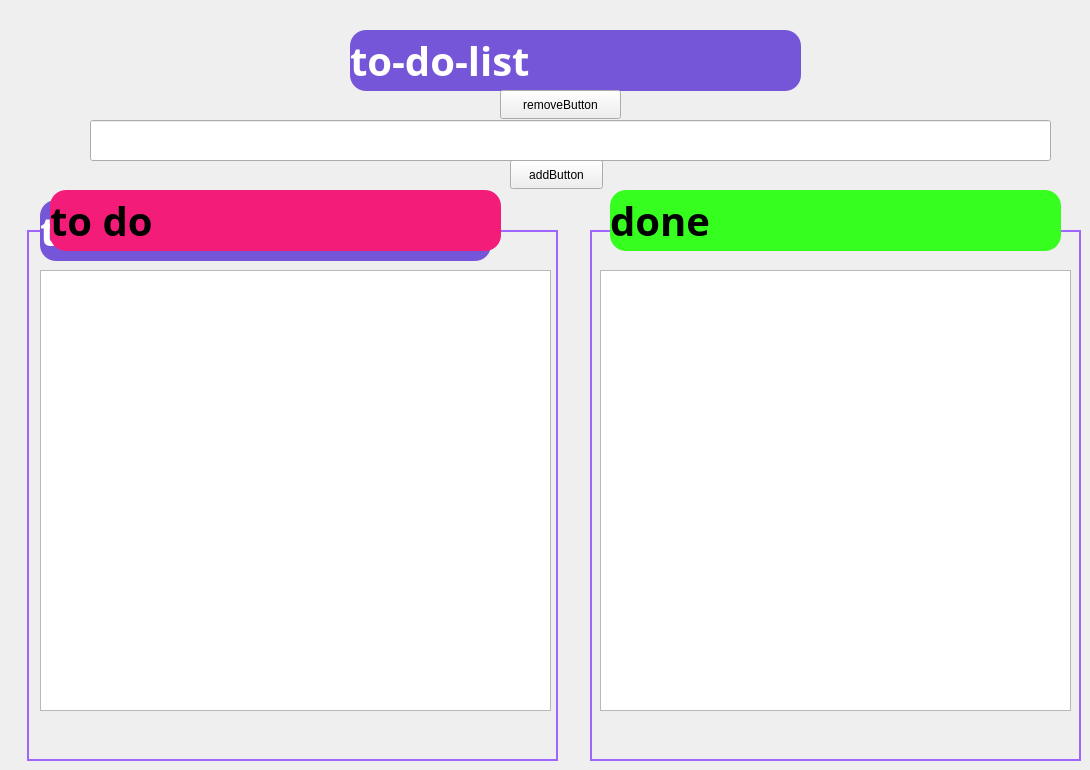
    <widget class="QWidget" name="page_28">
     <widget class="QLabel" name="title_label_32">
      <property name="geometry">
       <rect>
        <x>350</x>
        <y>30</y>
        <width>451</width>
        <height>61</height>
       </rect>
      </property>
      <property name="font">
       <font>
        <family>Script MT Bold</family>
        <pointsize>30</pointsize>
        <weight>75</weight>
        <bold>true</bold>
       </font>
      </property>
      <property name="styleSheet">
       <string notr="true">background-color:#7556d8;
border-radius:16px;
color:white;</string>
      </property>
      <property name="text">
       <string>to-do-list</string>
      </property>
     </widget>
     <widget class="QLabel" name="label_287">
      <property name="geometry">
       <rect>
        <x>27</x>
        <y>230</y>
        <width>531</width>
        <height>531</height>
       </rect>
      </property>
      <property name="styleSheet">
       <string notr="true">border: 2px solid #9e65ff;</string>
      </property>
      <property name="text">
       <string/>
      </property>
     </widget>
     <widget class="QLabel" name="label_288">
      <property name="geometry">
       <rect>
        <x>590</x>
        <y>230</y>
        <width>491</width>
        <height>531</height>
       </rect>
      </property>
      <property name="styleSheet">
       <string notr="true">border: 2px solid #9e65ff;</string>
      </property>
      <property name="text">
       <string/>
      </property>
     </widget>
     <widget class="QLabel" name="title_label_33">
      <property name="geometry">
       <rect>
        <x>40</x>
        <y>200</y>
        <width>451</width>
        <height>61</height>
       </rect>
      </property>
      <property name="font">
       <font>
        <family>Script MT Bold</family>
        <pointsize>30</pointsize>
        <weight>75</weight>
        <bold>true</bold>
       </font>
      </property>
      <property name="styleSheet">
       <string notr="true">background-color:#7556d8;
border-radius:16px;
color:white;</string>
      </property>
      <property name="text">
       <string>to-do-list</string>
      </property>
     </widget>
     <widget class="QLabel" name="title_label_34">
      <property name="geometry">
       <rect>
        <x>50</x>
        <y>190</y>
        <width>451</width>
        <height>61</height>
       </rect>
      </property>
      <property name="font">
       <font>
        <family>Script MT Bold</family>
        <pointsize>30</pointsize>
        <weight>75</weight>
        <bold>true</bold>
       </font>
      </property>
      <property name="styleSheet">
       <string notr="true">background-color:#f31c79;
border-radius:16px;
color:black;</string>
      </property>
      <property name="text">
       <string>to do</string>
      </property>
     </widget>
     <widget class="QLabel" name="title_label_35">
      <property name="geometry">
       <rect>
        <x>610</x>
        <y>190</y>
        <width>451</width>
        <height>61</height>
       </rect>
      </property>
      <property name="font">
       <font>
        <family>Script MT Bold</family>
        <pointsize>30</pointsize>
        <weight>75</weight>
        <bold>true</bold>
       </font>
      </property>
      <property name="styleSheet">
       <string notr="true">background-color:#36ff20;
color: rgb(54, 255, 32);
border-radius:16px;
color:black;</string>
      </property>
      <property name="text">
       <string>done</string>
      </property>
     </widget>
     <widget class="QListWidget" name="toDoList_4">
      <property name="geometry">
       <rect>
        <x>40</x>
        <y>270</y>
        <width>511</width>
        <height>441</height>
       </rect>
      </property>
     </widget>
     <widget class="QListWidget" name="doneList_4">
      <property name="geometry">
       <rect>
        <x>600</x>
        <y>270</y>
        <width>471</width>
        <height>441</height>
       </rect>
      </property>
     </widget>
     <widget class="QLineEdit" name="lineEdit_81">
      <property name="geometry">
       <rect>
        <x>90</x>
        <y>120</y>
        <width>961</width>
        <height>41</height>
       </rect>
      </property>
     </widget>
     <widget class="QPushButton" name="addButton_4">
      <property name="geometry">
       <rect>
        <x>510</x>
        <y>160</y>
        <width>93</width>
        <height>29</height>
       </rect>
      </property>
      <property name="text">
       <string>addButton</string>
      </property>
     </widget>
     <widget class="QPushButton" name="removeButton_4">
      <property name="geometry">
       <rect>
        <x>500</x>
        <y>90</y>
        <width>121</width>
        <height>29</height>
       </rect>
      </property>
      <property name="text">
       <string>removeButton</string>
      </property>
     </widget>
    </widget>
